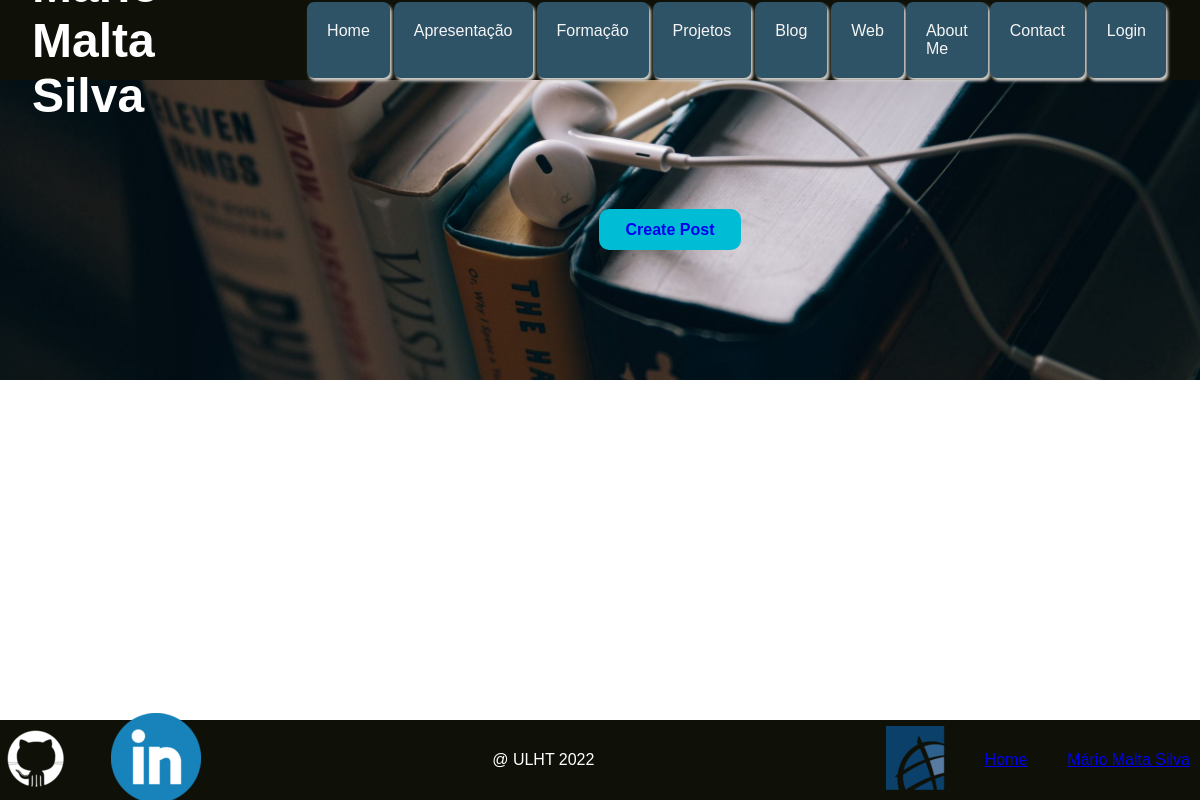
/blog, run on an earlier commit of the app's database.
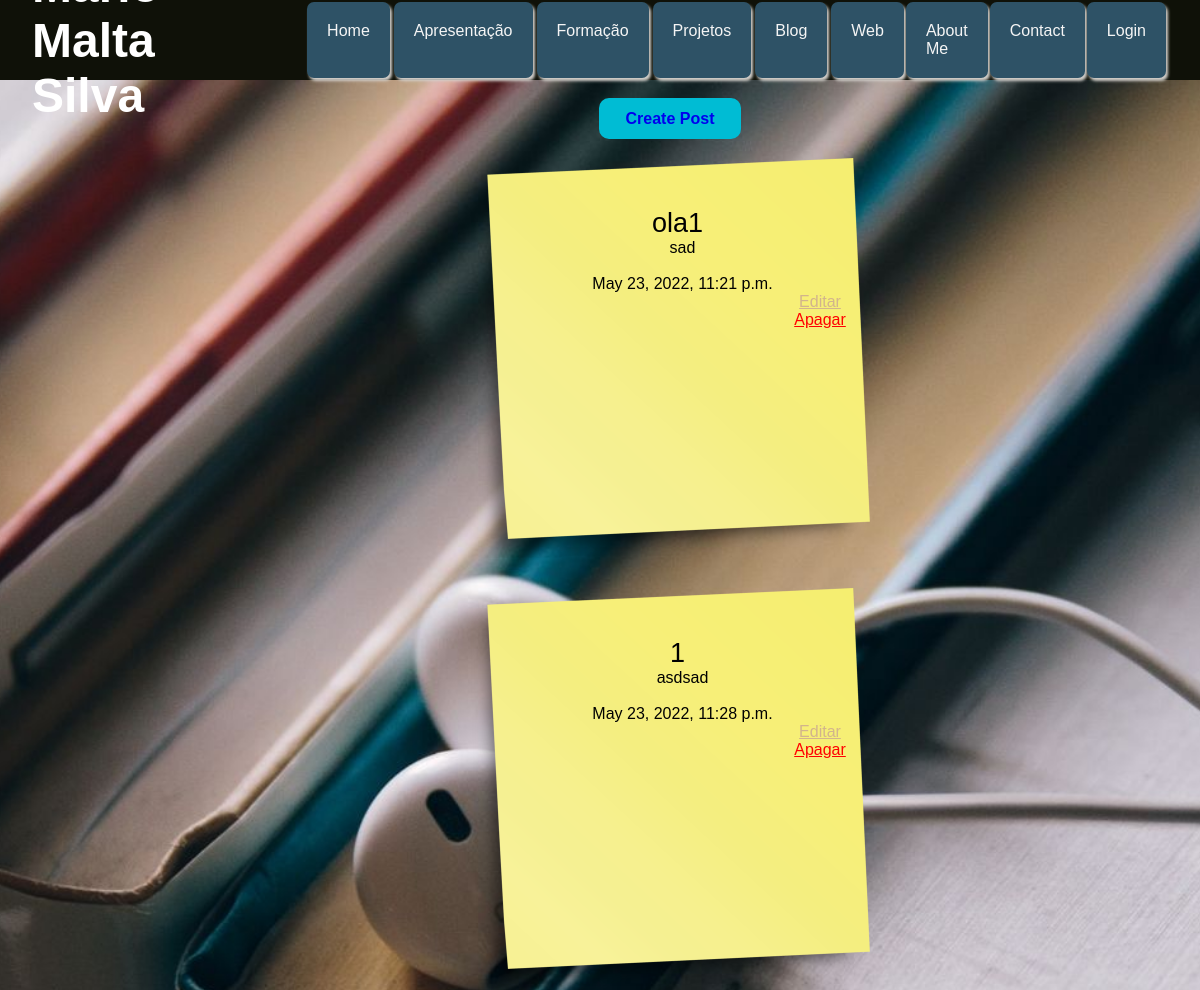
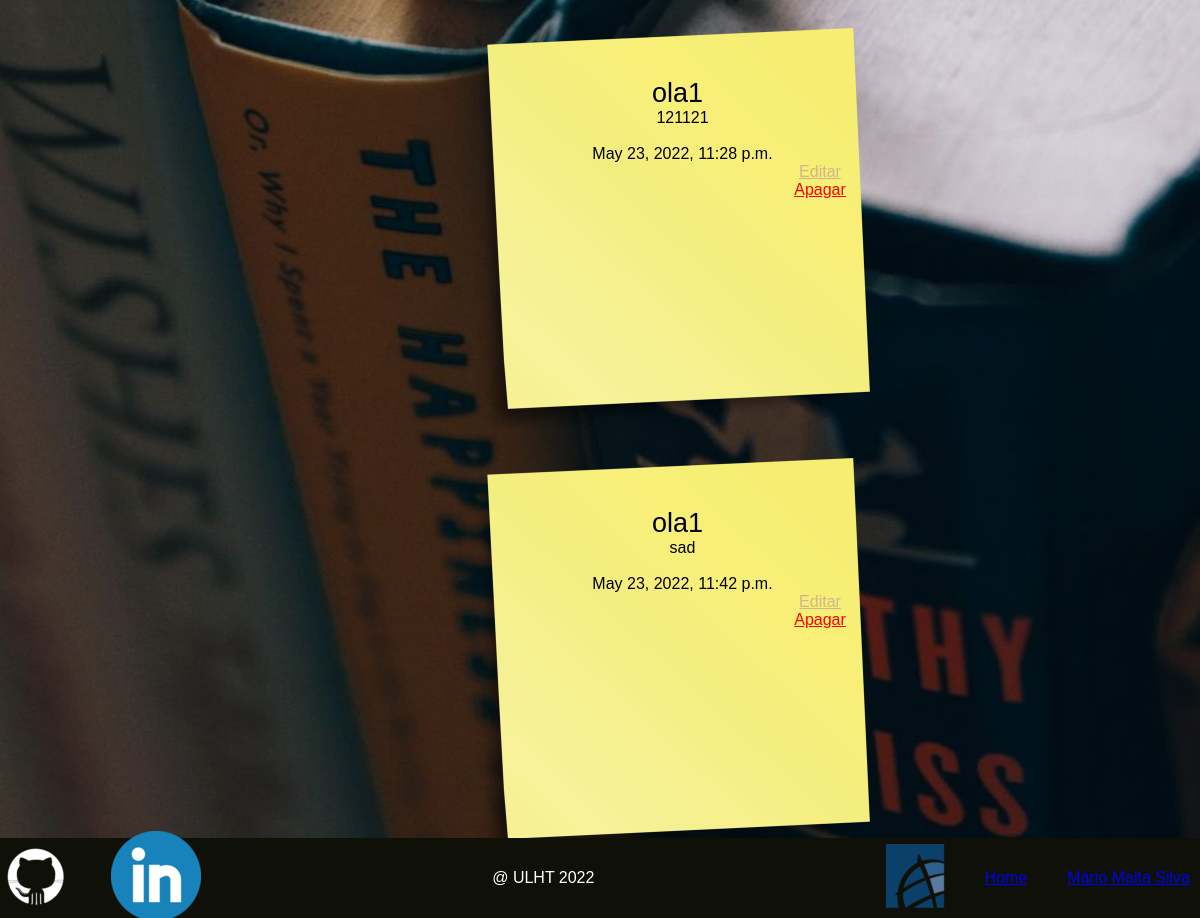
And on a later commit of the database (2 pictures, top to bottom).
### portfolio/models.py (models this page shows, shortened)
class Post(models.Model):
    autor = models.CharField(max_length=100)
    data = models.DateTimeField(auto_now_add=True)
    titulo = models.CharField(max_length=200)
    descricao = models.CharField(max_length=500)
    link = models.URLField(max_length=200, blank=True)

### portfolio/views.py (the view)
# urls.py: path('blog', views.blog_view, name='blog'),
def blog_view(request):
    context = {'blog_posts': Post.objects.all()}
    return render(request, 'portfolio/blog.html', context)

### portfolio/templates/portfolio/blog.html (shortened to what this page needs)
{% extends 'portfolio/layout.html' %}
{% block main %}
    {%  load static %}
    <link rel="stylesheet" type="text/css" href="{% static 'portfolio/css/blogstyle.css' %}">
<div class="containerblog">
    <div class="contendor">
        <a href="{% url 'portfolio:novo' %}" class="btn">Create Post</a>
        {% for blog_post in blog_posts %}
            <div  >
                <p>{{blog_post.titulo}}</p>
                <p>{{blog_post.descricao}}</p>
<br>
             <p>{{blog_post.data}}</p>
            <a href="{% url 'portfolio:edita' blog_post.id %}" class="editar">Editar</a> <a href="{% url 'portfolio:apaga' blog_post.id %}" class="apagar">Apagar</a>
             </div>
        {% endfor %}
    </div>
</div>
{% endblock main %}

### portfolio/templates/portfolio/layout.html (shortened to what this page needs)
<!DOCTYPE html>
<html lang="en">
<head>
    {% load static %}
    <link rel="stylesheet" type="text/css" href="{% static 'portfolio/css/style.css' %}"/>
    <link rel="stylesheet" type="text/css" href="{% static 'portfolio/css/home.css' %}"/>
</head>
<body>
<header >
    <div>   <h2>Mário Malta Silva</h2>  </div>
    <div class="menu">
        <nav class="nav-menu">
            <br>
            <a class="linkz" href="{% url 'portfolio:home' %}">Home</a>
            <a class="linkz" href="{% url 'portfolio:home' %}#welcome">Apresentação</a>
            <a class="linkz" href="{% url 'portfolio:formacao' %}">Formação</a>
            <a class="linkz" href="{% url 'portfolio:projetos' %}">Projetos</a>
            <a class="linkz" href="{% url 'portfolio:blog' %}">Blog</a>
            <a class="linkz" href="{% url 'portfolio:web' %}">Web</a>
            <a class="linkz" style="margin-left: auto" href="{% url 'portfolio:home' %}#aboutMe">About Me</a>
             <a class="linkz" style="margin-left: auto" href="{% url 'portfolio:home' %}#Contactos">Contact</a>
            <a class="linkz" style="margin-left: auto" href="{% url 'portfolio:login' %}">Login</a>
        </nav>
    </div>
</header>
{% block main %}
{% endblock main %}
<footer  >
    <div>  <a  href="https://github.com/mariosilva22007457" target="_blank"><img src="{% static 'portfolio/images/github.png' %}" alt="">
    </a>
    </div>
    <div style="padding-left: 40px">
        <a  href="https://www.linkedin.com/in/m%C3%A1rio-j-malta-silva-6b6225207/" target="_blank"><img src="{% static 'portfolio/images/linkedin.png' %}" alt="">
        </a>
    </div>
    <div   class="center" >  @ ULHT 2022  </div>
            <div style="padding-right: 40px">
        <a  href="https://www.ulusofona.pt/" target="_blank"><img src="{% static 'portfolio/images/logo_ulht.png' %}" alt="">
        </a>
    </div>
         <div style="padding-right: 30px">  <a href="{%  url 'portfolio:home'%}" > Home </a>   </div>
    <div style="margin: 10px" ><a href="https://www.linkedin.com/in/m%C3%A1rio-j-malta-silva-6b6225207/" target="_blank"> Mário Malta Silva </a></div>
</footer>
</body>
</html>

### portfolio/static/portfolio/css/style.css (style rules this page uses)
* { padding: 0; margin: 0; box-sizing:border-box; font-family: sans-serif; }
header { height: 10vh; background: #0F1108; background-repeat: no-repeat; background-position: center center; background-attachment: fixed; background-size: cover; position: sticky; color: white; top: 0; z-index: 99; display:flex; justify-content: space-between; align-items: center; }
header div { font-size: 2em; padding: 1em; }
header nav { display:flex; justify-contents: flex-end; }
.center { margin: auto; }
nav a { padding: 0 1em; text-decoration: none; font-size: 1rem; color: lightgray; }
footer { background: #0F1108; clear:both; background-repeat: no-repeat; background-position: center center; background-attachment: fixed; background-size: cover; width:100%; color: white; display:flex; justify-content: space-between; align-items: center; position: fixed; right: 0; bottom: 0; left: 0; height: 80px; z-index: 98; }
* { margin: 0; }

### portfolio/static/portfolio/css/home.css (style rules this page uses)
* { padding: 0; margin: 0; }
.center { display: flex; justify-content: center; }

### portfolio/static/portfolio/css/blogstyle.css (style rules this page uses)
.containerblog { display: flex; align-content: center; background-image: url('../images/1772247.jpg'); flex-wrap: wrap; min-height: 300px; justify-content:center; background-attachment: scroll; background-position: center; background-repeat: no-repeat; background-size: cover; }
.contendor { position: relative; top: 5%; left: 5%; margin-bottom: 20px; margin-top: 20px; margin-left: 20px; padding: 10px; gap: 10px; text-align: center; }
.contendor div { width: 400px; height: 400px; background-image: url("../../portfolio/images/03a79ce9b715858f59e7e90d49a6dc8d.png"); background-size: cover; padding-top: 50px; margin: 30px; }
.btn { margin-top: 20px; background-color: #00bcd4; text-decoration: aquamarine; border: 2px solid transparent; font-weight: bold; padding: 10px 25px; border-radius: 10px; }
.contendor div p { margin-left: 25px; }
.contendor div .editar { margin-left: 75%; color: tan; }
.contendor div .apagar { margin-left: 75%; color: red; }
.contendor div p:nth-child(1) { margin-left: 15px; font-size: 27px; }

### portfolio/templates/portfolio/layout.html (style rules this page uses)
html, body { max-width: 100%; overflow-x: hidden; }
.menu a:last-child { margin-left: auto; }
.linkz { padding: 20px; text-decoration: none; background-color: #2E5266; margin: 2px; color: whitesmoke; box-shadow: 2px 3px 3px #D3D0CB; border-radius: 7px; }
.nav-menu { display:flex; height: 10%; }

What changed in the data, as far as the page shows it:
added Post: titulo "ola1", descricao "sad", data "May 23, 2022, 11:21 p.m."
added Post: titulo "1", descricao "asdsad", data "May 23, 2022, 11:28 p.m."
added Post: titulo "ola1", descricao "121121", data "May 23, 2022, 11:28 p.m."
added Post: titulo "ola1", descricao "sad", data "May 23, 2022, 11:42 p.m."
